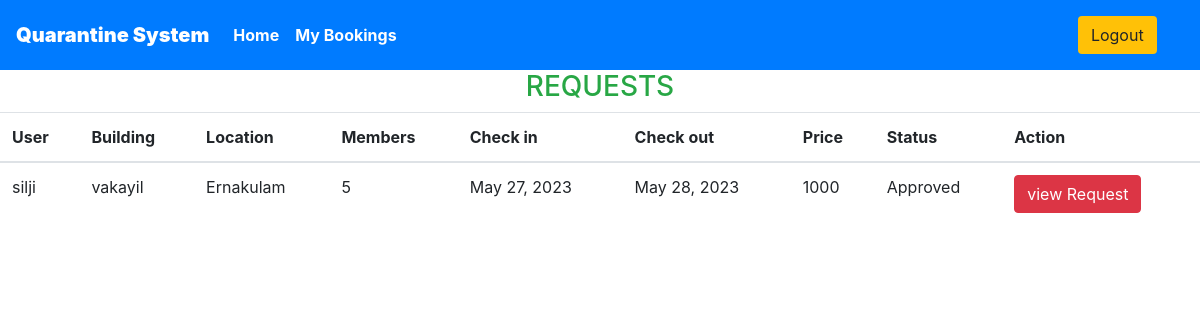
The app's page /myapp/viewrequest (signed in) with its own data.
### myapp/models.py (models this page shows, shortened)
class booking(models.Model):
    h_id = models.ForeignKey(building_details, on_delete=models.CASCADE)
    user_id = models.ForeignKey(user_details, on_delete=models.CASCADE)
    owner_id =models.ForeignKey(owner_details, on_delete=models.CASCADE)
    requested_date = models.DateField()
    check_in = models.DateField()
    check_out = models.DateField(null=True)
    members = models.IntegerField()
    status=models.CharField(max_length=100,default="Not Approved")
    doc1 = models.FileField(upload_to='docs')
    doc2 = models.FileField(upload_to='docs')

class user_details(models.Model):
    contact = models.IntegerField(null=True)
    email = models.CharField(max_length=50)
    username=models.CharField(max_length=100,null=True)
    password=models.CharField(max_length=100,null=True)
    def __str__(self):
        return self.username

class building_details(models.Model):
    h_id = models.IntegerField(default=0)
    p_id = models.ForeignKey(place, on_delete=models.CASCADE)
    owner_id = models.ForeignKey(owner_details, on_delete=models.CASCADE)
    house_name = models.CharField(max_length=50)
    description = models.CharField(max_length=300)
    capacity = models.IntegerField()
    picture = models.ImageField(upload_to="Building")
    contact = models.IntegerField()
    rental = models.IntegerField()

class place(models.Model):
    districtname = models.CharField(max_length=50)
    state = models.CharField(max_length=50)
    pincode = models.IntegerField()

### myapp/views.py (the view)
# urls.py: path('viewrequest',views.view_request),
def view_request(request):
    id=request.session['oid']
    ow=owner_details.objects.get(id=id)
    re=booking.objects.filter(owner_id=ow)
    return render(request, './staff/viewrequest.html',{'book':re})

### myapp/templates/staff/viewrequest.html (shortened to what this page needs)
{% extends 'basic.html' %} {% block title %}Dashboard {% endblock title %} {% block body %}
<h3 class="text-center  text-success">REQUESTS</h3>
<table class="table">
    <thead>
        <th>User</th>
        <th>Building</th>
        <th>Location</th>
        <th>Members</th>
        <th>Check in</th>
        <th>Check out</th>
        <th>Price</th>
        <th>Status</th>
        <th>Action</th>
    </thead>
    {% for i in book %}
    <tr>
        <td>{{i.user_id}}</td>
        <td>{{i.h_id.house_name}}</td>
        <td>{{i.h_id.p_id.districtname}}</td>
        <td>{{i.members}}</td>
        <td>{{i.check_in}}</td>
        <td>{{i.check_out}}</td>
        <td>{{i.h_id.rental}}</td>
        <td>{{i.status}}</td>
        <td>
            <a  href="/view-doc/{{i.id}}" class="btn btn-danger">view Request</a>
        </td>
    </tr>
    {% endfor %}
</table>
{% endblock body %}

### myapp/templates/basic.html (style rules this page uses)
a { text-decoration: none; }

### records on screen
booking: user_id "silji", h_id.house_name "vakayil", h_id.p_id.districtname "Ernakulam", members "5", check_in "May 27, 2023", check_out "May 28, 2023", h_id.rental "1000", status "Approved"
